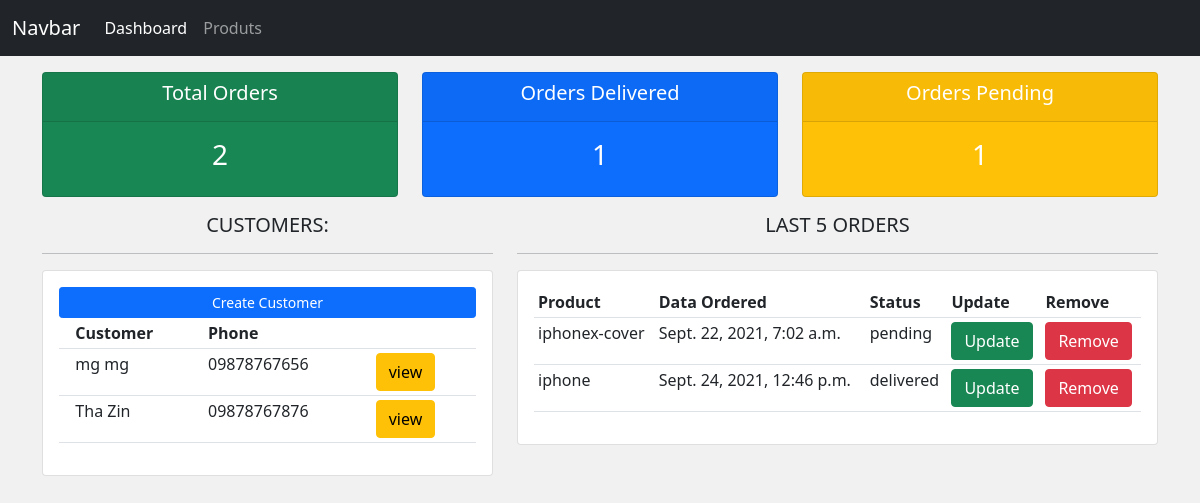
The app's page /, older data.
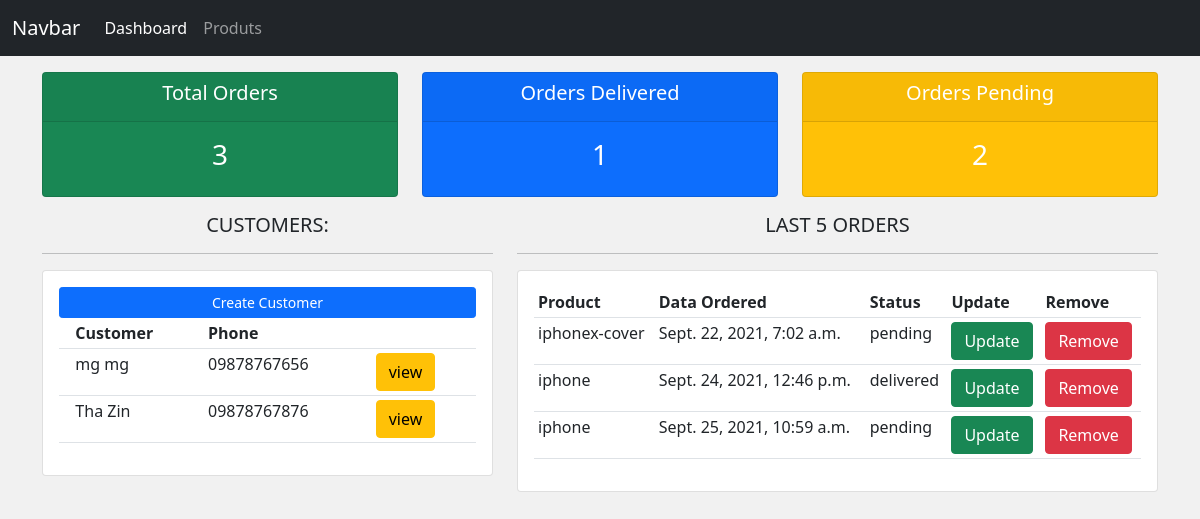
The same page, newer data.
### accounts/models.py (models this page shows, shortened)
class Customer(models.Model):
    name=models.CharField(max_length=200,null=True)
    email=models.CharField(max_length=200,null=True)
    phone=models.CharField(max_length=200,null=True)
    created_at=models.DateTimeField(auto_now_add=True)

class Order(models.Model):
    status=(
        ('pending','Pending'),
        ('out for delivery','Out For Delivery'),
        ('delivered','Delivered')
    )
    customer=models.ForeignKey(Customer,null=True,on_delete=models.SET_NULL)
    product=models.ForeignKey(Product,null=True,on_delete=models.SET_NULL)
    created_at=models.DateTimeField(auto_now_add=True)
    status=models.CharField(max_length=200,null=True,choices=status)

class Product(models.Model):
    category=(
        ('indoor','In Door'),
        ('outdoor','Out Door')
    )
    name=models.CharField(max_length=200,null=True)
    price=models.FloatField(null=True)
    category=models.CharField(max_length=200,null=True,choices=category)
    description=models.CharField(max_length=200,null=True,blank=True)
    created_at=models.DateTimeField(auto_now_add=True)
    tags=models.ManyToManyField(Tag)

### accounts/views.py (the view)
# urls.py: path('', views.dashboard,name='dashboard'),
def dashboard(request):
    customers=Customer.objects.all()
    orders=Order.objects.all()
    total=orders.count()
    delivered=Order.objects.filter(status='delivered').count()
    pending=Order.objects.filter(status='pending').count()
    return render(request,'accounts/dashboard.html',{
        'customers':customers,
        'orders':orders,
        'total':total,
        'delivered':delivered,
        'pending':pending
    })

### accounts/templates/accounts/dashboard.html
{% extends 'accounts/master.html' %}
{% block content %}
<div class="row">
    <div class="col">
        <div class="col-md">
            <div class="card text-center text-white mb-3 bg-success">
                <div class="card-header">
                    <h5 class="card-title">Total Orders</h5>
                </div>
                <div class="card-body">
                    <h3 class="card-title">{{total}}</h3>
                </div>
            </div>
        </div>
    </div>
    <div class="col">
        <div class="col-md">
            <div class="card text-center text-white mb-3 bg-primary">
                <div class="card-header">
                    <h5 class="card-title">Orders Delivered</h5>
                </div>
                <div class="card-body">
                    <h3 class="card-title">{{delivered}}</h3>
                </div>
            </div>
        </div>
    </div>
    <div class="col">
        <div class="col-md">
            <div class="card text-center text-white mb-3 bg-warning">
                <div class="card-header">
                    <h5 class="card-title">Orders Pending</h5>
                </div>
                <div class="card-body">
                    <h3 class="card-title">{{pending}}</h3>
                </div>
            </div>
        </div>
    </div>
</div>
<div class="row">
    <div class="col-md-5">
        <h5 class="text-center">CUSTOMERS: </h5>
        <hr>
        <div class="card card-body">
            <a class="btn btn-primary btn-sm btn-block" href="{% url 'order.create' %}">
            Create Customer</a>
            <table class="table table-sm">
                <tr>
                    <th></th>
                    <th>Customer</th>
                    <th>Phone</th>
                    <th></th>
                </tr>
                {% for customer in customers %}
                    <tr>
                        <td></td>
                        <td>{{customer.name}}</td>
                        <td>{{customer.phone}}</td>
                        <td><a href="{% url 'customers.show' customer.id %}" class="btn btn-warning">view</a></td>
                    </tr>
                {% endfor %}
            </table>
        </div>
    </div>
    <div class="col-md-7">
        <h5 class="text-center">LAST 5 ORDERS</h5>
        <hr>
        <div class="card card-body">
            <table class="table table-sm">
                <tr>
                    <th>Product</th>
                    <th>Data Ordered</th>
                    <th>Status</th>
                    <th>Update</th>
                    <th>Remove</th>
                </tr>
               {% for order in orders %}
                <tr>
                    <td>{{order.product.name}}</td>
                    <td>{{order.created_at}}</td>
                    <td>{{order.status}}</td>
                    <td><a href="" class="btn btn-success">Update</a></td>
                    <td><a href="" class="btn btn-danger">Remove</a></td>
                </tr>
               {% endfor %}
            </table>
        </div>
    </div>
</div>
{% endblock content %}

Row changes from the older to the newer data that the page shows:
added Order: product.name "iphone", created_at "Sept. 25, 2021, 10:59 a.m.", status "pending"
Text that changed along with them:
{{ total }}: "2" → "3"
{{ pending }}: "1" → "2"
